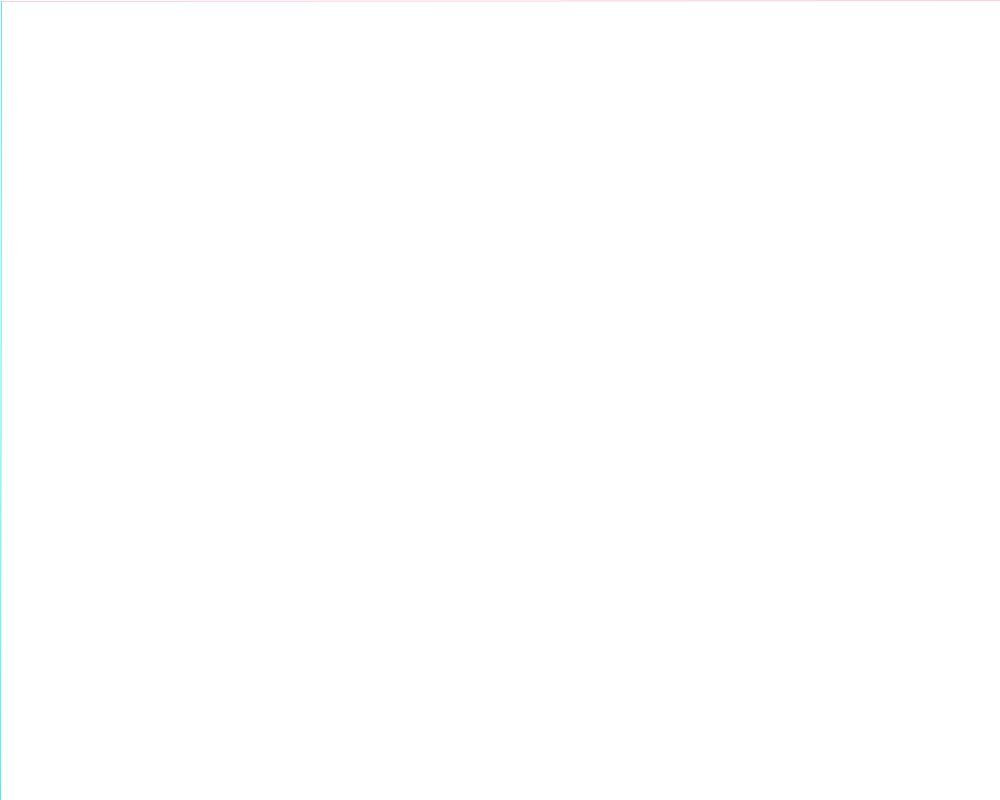
Frame 1 (no input)
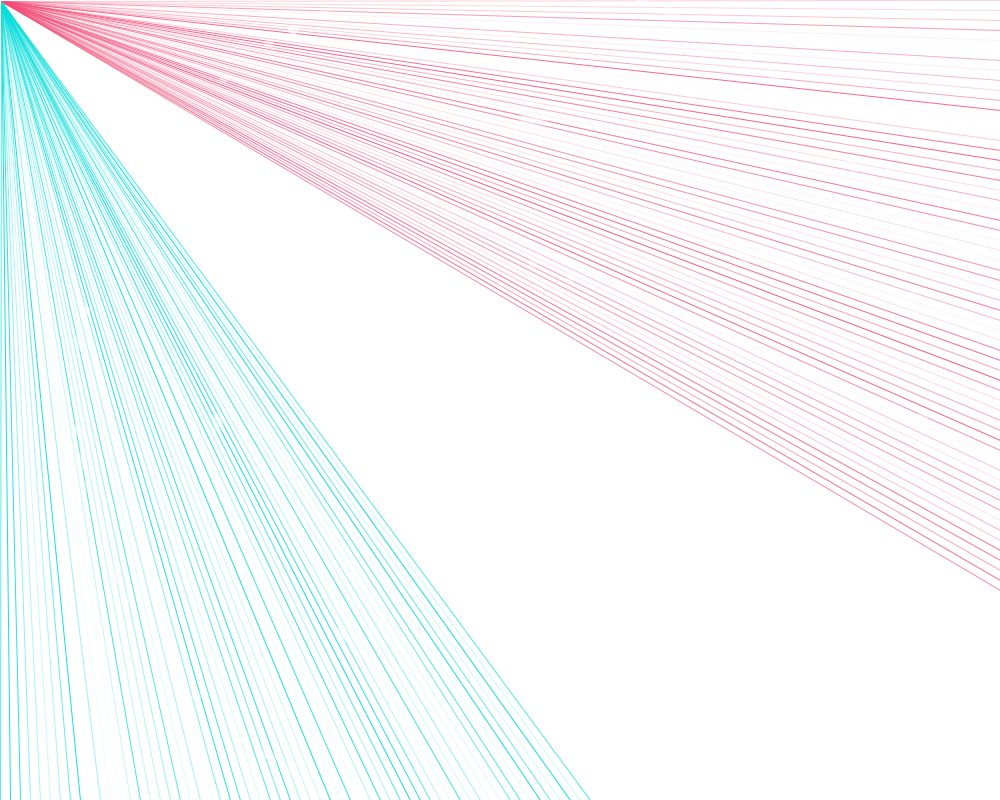
Frame 60 (the mouse pressed at the canvas centre just before this capture)
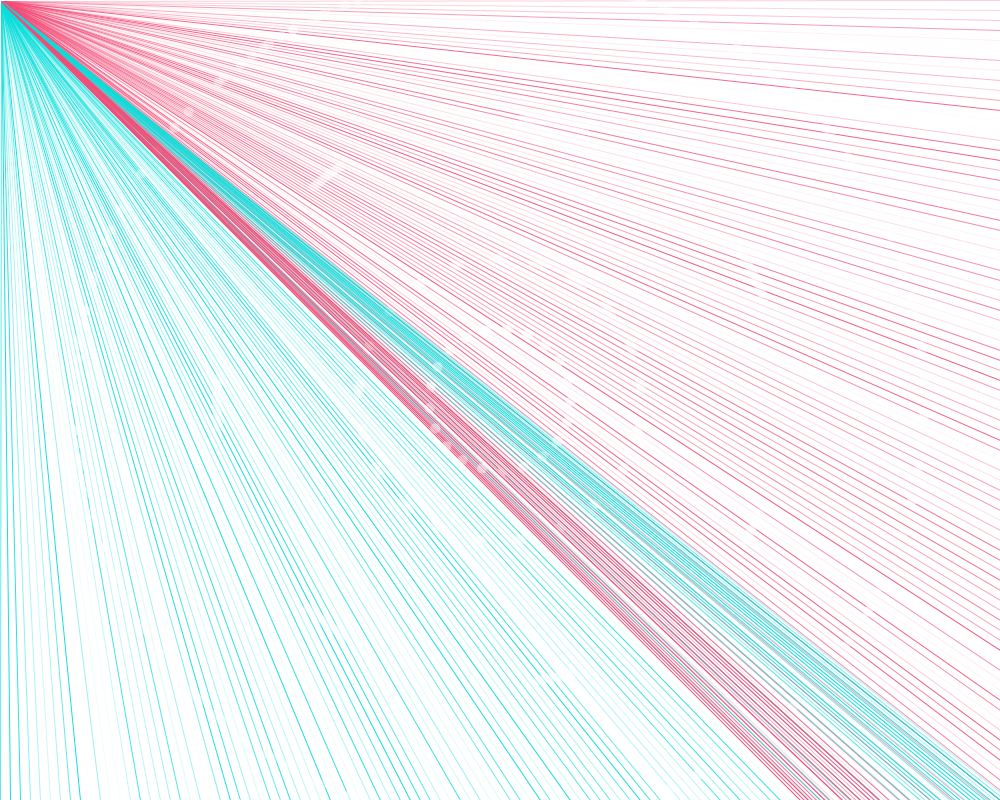
Frame 120 (the mouse held since frame 60 and released just before this capture)

The Processing sketch that drew these frames (run headless with seeded random() and noise(); from frame 60 on, the mouse is pressed at the canvas centre):

// Processing sketch: processing_137420
// ── processing_137420.pde

float lineX = 0;
float lineY = 0;
float xspeed = 10;
float rotation = 0;
float square1; 
float x = 0;

void setup() {
  x = 50;
  background (255);
  size(1000, 800);
  square1 = x;
}

void draw() {

  // cyan line bounce
  stroke(7, 221, 218, random(255));
  line(lineX, height, 1, 1);

  lineX = lineX + xspeed;

  if (lineX > 1000) {
    xspeed = -5;
  }

  if (lineX < 0) {
    xspeed = 5;
  }  

  // magenta line bounce
  stroke(241, 76, 119, random(255));
  line(width, lineY, 1, 1);
  lineY = lineY + xspeed;
  if (lineY > 1000) {
    xspeed = -5;
  }

  if (lineY < 0) {
    xspeed = 5;
  }

  rotation=rotation+0.06;
  fill(255, 255, 255, 100);
  noStroke();
  translate(500,400);
  rotate(rotation);
  ellipse(50, 50, 10, 10);

  rotation=rotation+0.06;
  fill(255, 255, 255, 100);
  noStroke();
  rotate(rotation);
  ellipse(100, 100, 10, 10);

  rotation=rotation+0.06;
  fill(255, 255, 255, 100);
  noStroke();
  rotate(rotation);
  ellipse(200, 200, 10, 10);

  rotation=rotation+0.06;
  fill(255, 255, 255, 100);
  noStroke();
  rotate(rotation);
  ellipse(300, 300, 10, 10);

  rotation=rotation+0.06;
  fill(255, 255, 255, 100);
  noStroke();
  rotate(rotation);
  ellipse(300, 300, 10, 10);
}
